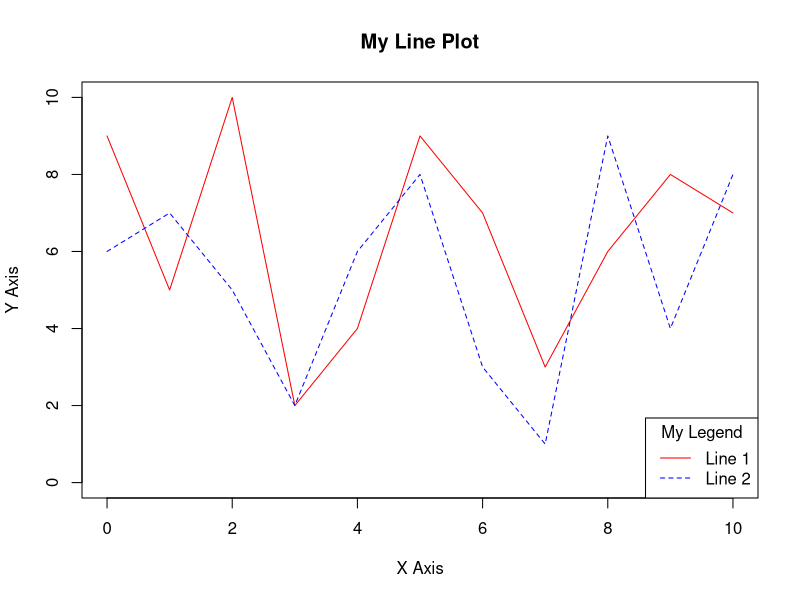

Generate this figure with R:
# Create a VECTOR of NUMERIC values as SEQUENCE from 0 to 10 at increments of 1.
# This sequence will contain 11 numeric values for our plot's x-axis.
vect_x = seq(0, 10, 1)

# Create a VECTOR of 11 NUMERIC values for our plot's y-axis.
vect_y = c(9, 5, 10, 2, 4, 9, 7, 3, 6, 8, 7)

# INVOKE the plot FUNCTION to draw a plot.
# Plot a line chart using the x and y NUMERIC VETORS as the point coordinates.
plot(x=vect_x, y=vect_y,
     ylim=c(0, 10),
     type="l", col="red",
     xlab="X Axis", ylab="Y Axis",
     main="My Line Plot")

# Create a VECTOR of 11 NUMERIC values for our plot's second line.
# These values represent y-axis coordinates and will simply be the reversed
# values of the vect_y VECTOR minus 1.
vect_y2 = rev(vect_y) - 1

# INVOKE the lines FUNCTION to add a line to the plot.
lines(x=vect_x, y=vect_y2, col="blue", lty=2)

# Draw a legend.
legend("bottomright", title="My Legend",
       legend=c("Line 1", "Line 2"),
       col=c("red", "blue"), lty=c(1,2))